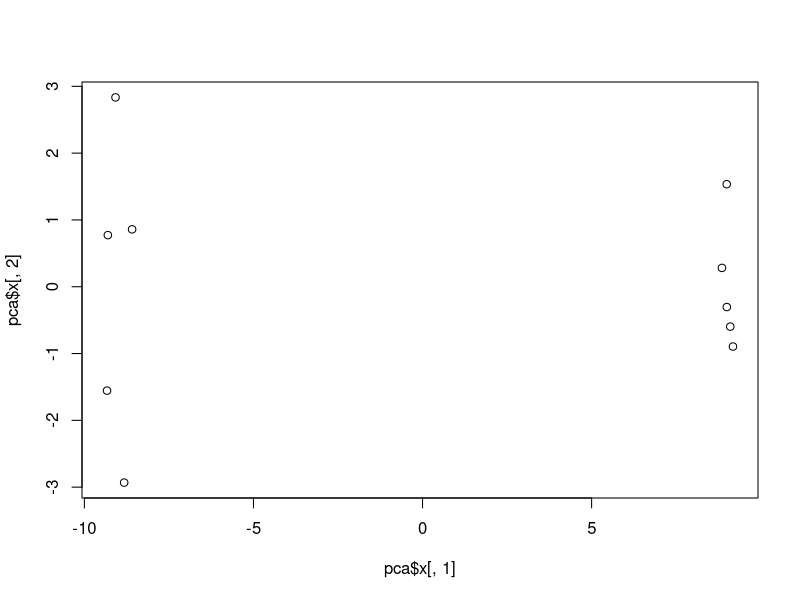
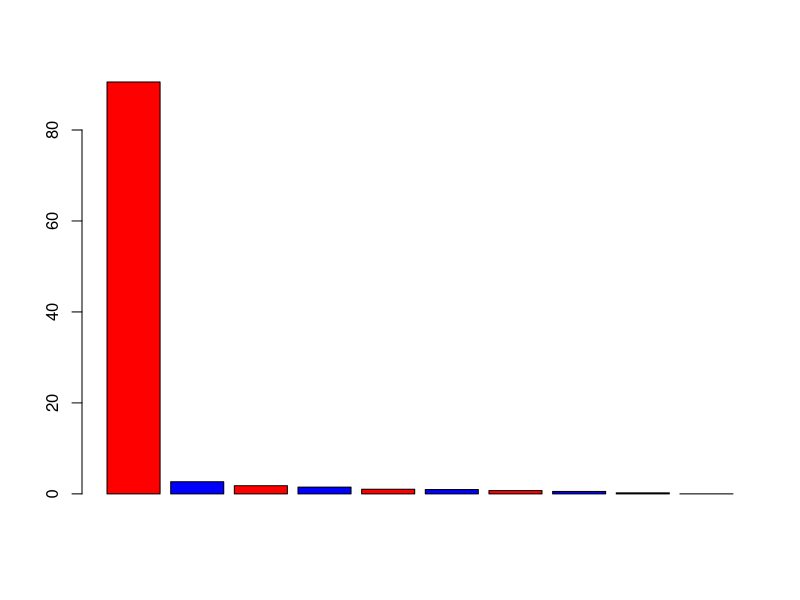

The R script that drew these images, in order:
library(tidyr)
data.matrix = matrix(nrow = 100,ncol = 10)
colnames(data.matrix) = c(paste("wt",1:5,sep=""),paste("ko",1:5,sep=""))
for (i in 1:100) {
    wt.values = rpois(5,lambda=sample(10:1000, 1))
    ko.values = rpois(5,lambda=sample(10:1000, 1))
    data.matrix[i,] = c(wt.values,ko.values)
}
data.matrix %>% head(10)

pca = prcomp(t(data.matrix),scale=T)

plot(pca$x[,1],pca$x[,2])
pca.var = pca$sdev^2
plot.var.per = round(pca.var/sum(pca.var)*100,2)
barplot(plot.var.per,col=c("red","blue"))
library(ggplot2)
scores = abs(pca$rotation[,1] )
scores_rank = order(scores,decreasing=T)
top_10_scores = names(scores_rank[1:10])
